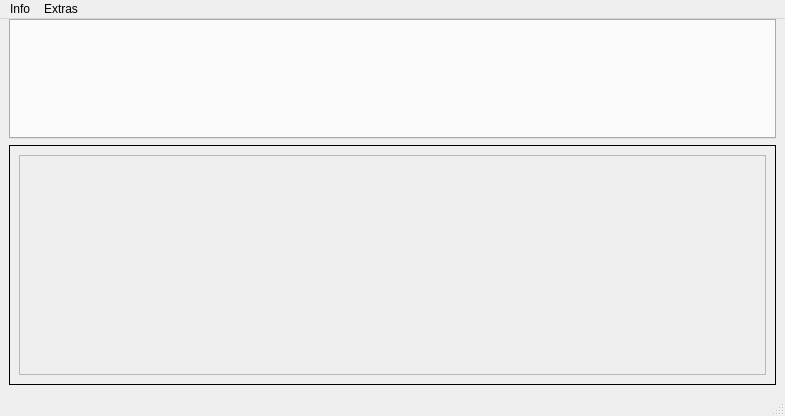
<?xml version="1.0" encoding="UTF-8"?>
<ui version="4.0">
 <class>Soundboard</class>
 <widget class="QMainWindow" name="Soundboard">
  <property name="geometry">
   <rect>
    <x>0</x>
    <y>0</y>
    <width>785</width>
    <height>416</height>
   </rect>
  </property>
  <property name="windowTitle">
   <string>Soundboard</string>
  </property>
  <widget class="QWidget" name="centralwidget">
   <layout class="QVBoxLayout" name="verticalLayout">
    <property name="topMargin">
     <number>0</number>
    </property>
    <item>
     <widget class="Ribbon" name="ribbonTabWidget">
      <property name="minimumSize">
       <size>
        <width>0</width>
        <height>120</height>
       </size>
      </property>
      <property name="maximumSize">
       <size>
        <width>16777215</width>
        <height>120</height>
       </size>
      </property>
      <property name="tabPosition">
       <enum>QTabWidget::North</enum>
      </property>
     </widget>
    </item>
    <item>
     <widget class="QStackedWidget" name="mainStackedWidget">
      <property name="frameShape">
       <enum>QFrame::Box</enum>
      </property>
      <widget class="QWidget" name="page">
       <layout class="QVBoxLayout" name="verticalLayout_3">
        <item>
         <widget class="QScrollArea" name="scrollArea">
          <property name="widgetResizable">
           <bool>true</bool>
          </property>
          <widget class="QWidget" name="scrollAreaWidgetContents">
           <property name="geometry">
            <rect>
             <x>0</x>
             <y>0</y>
             <width>741</width>
             <height>208</height>
            </rect>
           </property>
           <layout class="QVBoxLayout" name="verticalLayout_2"/>
          </widget>
         </widget>
        </item>
       </layout>
      </widget>
     </widget>
    </item>
   </layout>
  </widget>
  <widget class="QMenuBar" name="menubar">
   <property name="geometry">
    <rect>
     <x>0</x>
     <y>0</y>
     <width>785</width>
     <height>24</height>
    </rect>
   </property>
   <widget class="QMenu" name="menuInfo">
    <property name="title">
     <string>Info</string>
    </property>
    <addaction name="actionVersion"/>
    <addaction name="actionInfo"/>
   </widget>
   <widget class="QMenu" name="menuExtras">
    <property name="title">
     <string>Extras</string>
    </property>
    <addaction name="actionEinstellungen"/>
   </widget>
   <addaction name="menuInfo"/>
   <addaction name="menuExtras"/>
  </widget>
  <widget class="QStatusBar" name="statusbar"/>
  <action name="actionVersion">
   <property name="text">
    <string>Version</string>
   </property>
  </action>
  <action name="actionEinstellungen">
   <property name="text">
    <string>Einstellungen</string>
   </property>
  </action>
  <action name="actionInfo">
   <property name="text">
    <string>Info</string>
   </property>
  </action>
 </widget>
 <customwidgets>
  <customwidget>
   <class>Ribbon</class>
   <extends>QTabWidget</extends>
   <header location="global">ribbon.h</header>
   <container>1</container>
  </customwidget>
 </customwidgets>
 <resources/>
 <connections/>
</ui>
